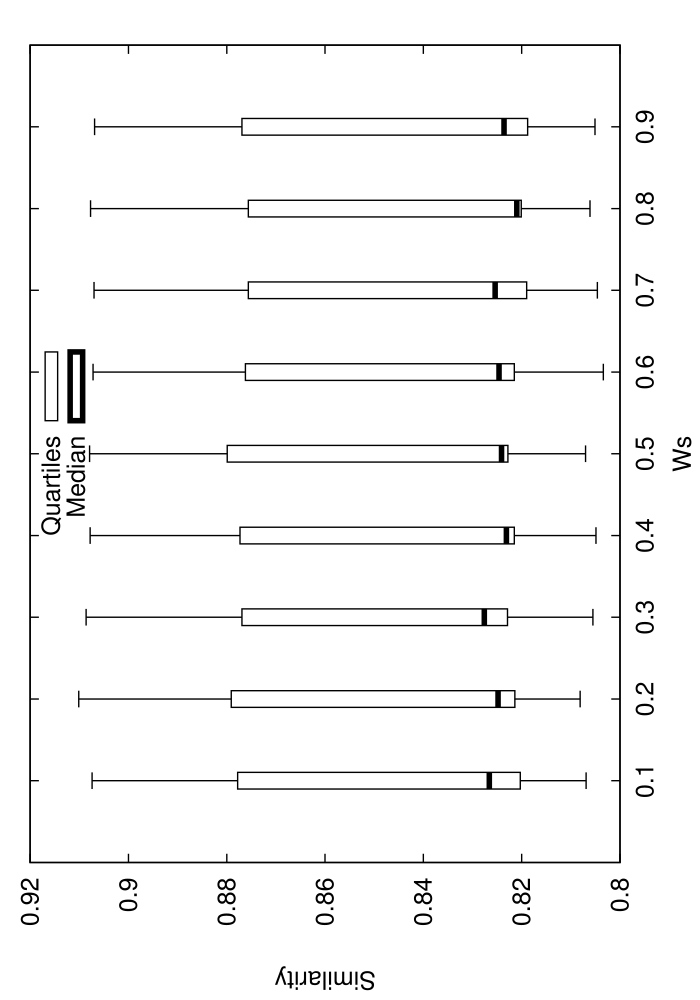

The script that saved this image:
set terminal postscript enhanced 18
set xrange[0:1]
set xlabel 'Ws'
set ylabel 'Similarity'
set key ins vert center top spacing 1.0
set output 'stat_6.dat.eps'
set bars 4.0
set style fill empty
plot 'stat_6.dat.elab' using 1:3:2:6:5:xticlabel(1) with candlesticks lt -1 lw 1 title 'Quartiles' whiskerbars,'' using 1:4:4:4:4:xticlabels(1) with candlesticks lt -1 lw 4 title 'Median'
